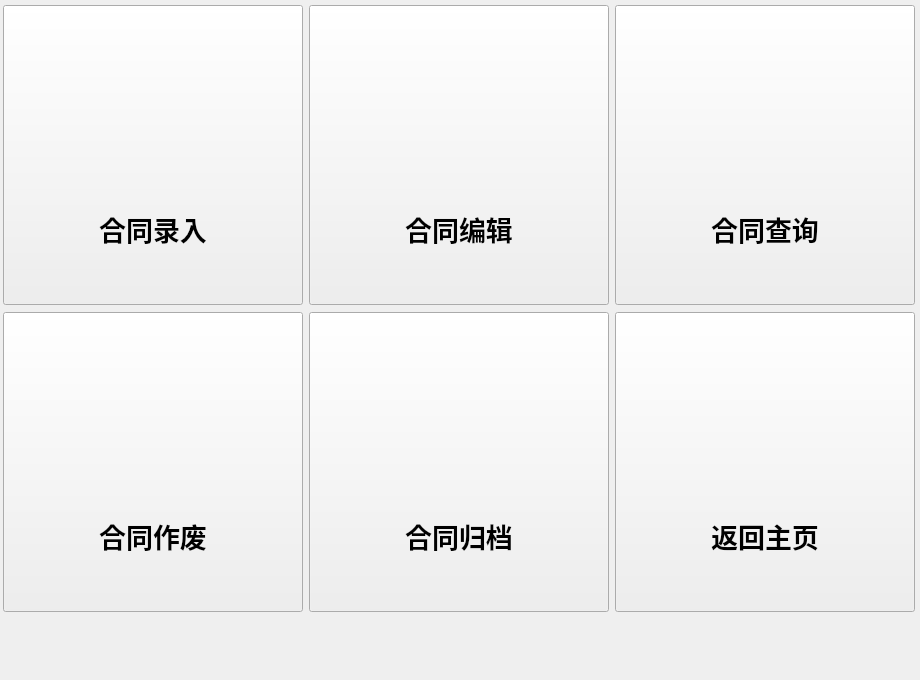
<?xml version="1.0" encoding="UTF-8"?>
<ui version="4.0">
 <class>Form</class>
 <widget class="QWidget" name="Form">
  <property name="geometry">
   <rect>
    <x>0</x>
    <y>0</y>
    <width>920</width>
    <height>680</height>
   </rect>
  </property>
  <property name="minimumSize">
   <size>
    <width>920</width>
    <height>680</height>
   </size>
  </property>
  <property name="windowTitle">
   <string>Form</string>
  </property>
  <widget class="QWidget" name="gridLayoutWidget_2">
   <property name="geometry">
    <rect>
     <x>3</x>
     <y>4</y>
     <width>914</width>
     <height>611</height>
    </rect>
   </property>
   <layout class="QGridLayout" name="gridLayout_1">
    <item row="0" column="2">
     <widget class="QPushButton" name="pushButton_3">
      <property name="minimumSize">
       <size>
        <width>300</width>
        <height>300</height>
       </size>
      </property>
      <property name="maximumSize">
       <size>
        <width>300</width>
        <height>300</height>
       </size>
      </property>
      <property name="font">
       <font>
        <family>华文中宋</family>
        <pointsize>20</pointsize>
        <weight>75</weight>
        <bold>true</bold>
        <stylestrategy>PreferAntialias</stylestrategy>
       </font>
      </property>
      <property name="text">
       <string>



合同查询</string>
      </property>
      <property name="iconSize">
       <size>
        <width>300</width>
        <height>300</height>
       </size>
      </property>
     </widget>
    </item>
    <item row="1" column="0">
     <widget class="QPushButton" name="pushButton_4">
      <property name="minimumSize">
       <size>
        <width>300</width>
        <height>300</height>
       </size>
      </property>
      <property name="maximumSize">
       <size>
        <width>300</width>
        <height>300</height>
       </size>
      </property>
      <property name="font">
       <font>
        <family>华文中宋</family>
        <pointsize>20</pointsize>
        <weight>75</weight>
        <bold>true</bold>
        <stylestrategy>PreferAntialias</stylestrategy>
       </font>
      </property>
      <property name="text">
       <string>



合同作废</string>
      </property>
      <property name="iconSize">
       <size>
        <width>300</width>
        <height>300</height>
       </size>
      </property>
     </widget>
    </item>
    <item row="0" column="0">
     <widget class="QPushButton" name="pushButton_1">
      <property name="sizePolicy">
       <sizepolicy hsizetype="Fixed" vsizetype="Fixed">
        <horstretch>0</horstretch>
        <verstretch>0</verstretch>
       </sizepolicy>
      </property>
      <property name="minimumSize">
       <size>
        <width>300</width>
        <height>300</height>
       </size>
      </property>
      <property name="maximumSize">
       <size>
        <width>300</width>
        <height>300</height>
       </size>
      </property>
      <property name="baseSize">
       <size>
        <width>300</width>
        <height>300</height>
       </size>
      </property>
      <property name="font">
       <font>
        <family>华文中宋</family>
        <pointsize>20</pointsize>
        <weight>75</weight>
        <bold>true</bold>
        <stylestrategy>PreferAntialias</stylestrategy>
       </font>
      </property>
      <property name="text">
       <string>



合同录入</string>
      </property>
      <property name="iconSize">
       <size>
        <width>300</width>
        <height>300</height>
       </size>
      </property>
      <property name="flat">
       <bool>false</bool>
      </property>
     </widget>
    </item>
    <item row="1" column="1">
     <widget class="QPushButton" name="pushButton_5">
      <property name="minimumSize">
       <size>
        <width>300</width>
        <height>300</height>
       </size>
      </property>
      <property name="maximumSize">
       <size>
        <width>300</width>
        <height>300</height>
       </size>
      </property>
      <property name="font">
       <font>
        <family>华文中宋</family>
        <pointsize>20</pointsize>
        <weight>75</weight>
        <bold>true</bold>
        <stylestrategy>PreferAntialias</stylestrategy>
       </font>
      </property>
      <property name="text">
       <string>



合同归档</string>
      </property>
      <property name="iconSize">
       <size>
        <width>300</width>
        <height>300</height>
       </size>
      </property>
     </widget>
    </item>
    <item row="0" column="1">
     <widget class="QPushButton" name="pushButton_2">
      <property name="sizePolicy">
       <sizepolicy hsizetype="Fixed" vsizetype="Fixed">
        <horstretch>0</horstretch>
        <verstretch>0</verstretch>
       </sizepolicy>
      </property>
      <property name="minimumSize">
       <size>
        <width>300</width>
        <height>300</height>
       </size>
      </property>
      <property name="maximumSize">
       <size>
        <width>300</width>
        <height>300</height>
       </size>
      </property>
      <property name="font">
       <font>
        <family>华文中宋</family>
        <pointsize>20</pointsize>
        <weight>75</weight>
        <bold>true</bold>
        <stylestrategy>PreferAntialias</stylestrategy>
       </font>
      </property>
      <property name="text">
       <string>



合同编辑</string>
      </property>
      <property name="iconSize">
       <size>
        <width>300</width>
        <height>300</height>
       </size>
      </property>
     </widget>
    </item>
    <item row="1" column="2">
     <widget class="QPushButton" name="pushButton_6">
      <property name="minimumSize">
       <size>
        <width>300</width>
        <height>300</height>
       </size>
      </property>
      <property name="maximumSize">
       <size>
        <width>300</width>
        <height>300</height>
       </size>
      </property>
      <property name="font">
       <font>
        <family>华文中宋</family>
        <pointsize>20</pointsize>
        <weight>75</weight>
        <bold>true</bold>
        <stylestrategy>PreferAntialias</stylestrategy>
       </font>
      </property>
      <property name="text">
       <string>



返回主页</string>
      </property>
      <property name="iconSize">
       <size>
        <width>300</width>
        <height>300</height>
       </size>
      </property>
      <property name="flat">
       <bool>false</bool>
      </property>
     </widget>
    </item>
   </layout>
  </widget>
 </widget>
 <resources/>
 <connections/>
</ui>
